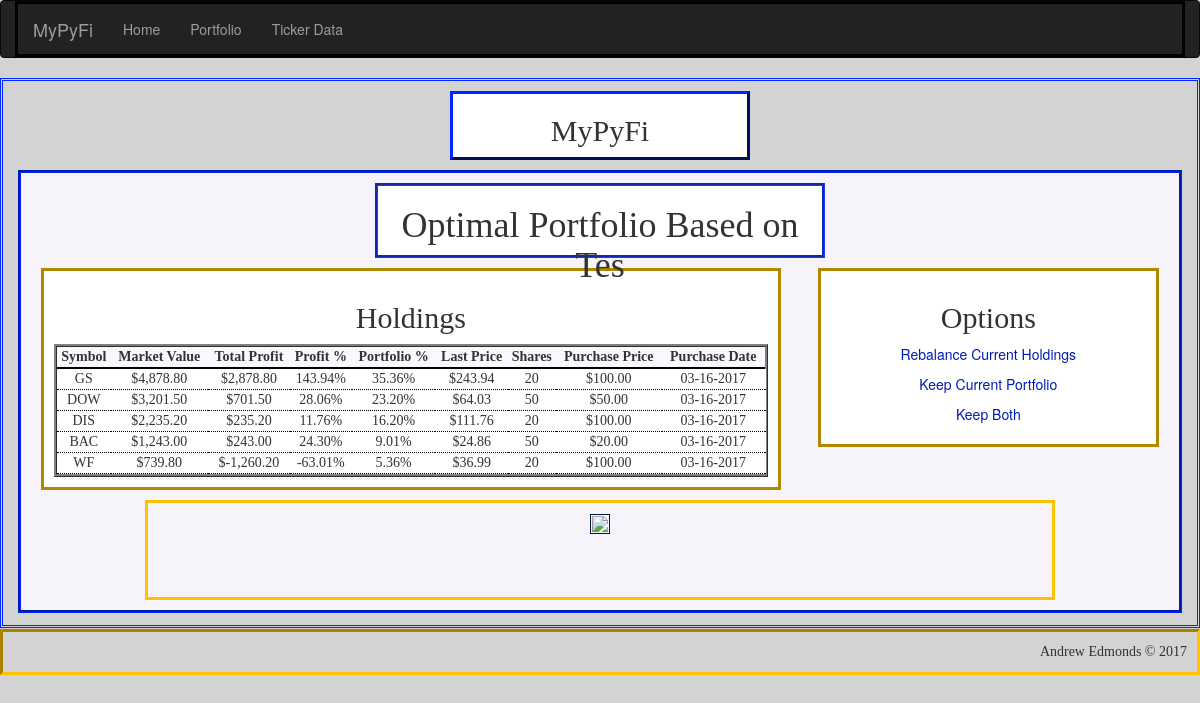
The page /portfolio/Testing/optimized on the database its author committed.
### app/models.py (models this page shows, shortened)
class Holding(db.Model):
    __tablename__ = 'holdings'
    id = db.Column(db.Integer, primary_key=True, autoincrement=True)
    symbol = db.Column(db.String(6))            # stock symbol
    shares = db.Column(db.Integer)              # number of shares held
    market_value = db.Column(db.Float)          # market value of holding
    purch_date = db.Column(db.Date)             # date holding was purchased
    purch_price = db.Column(db.Float)           # share price on purchase date
    last_price = db.Column(db.Float)            # most recent price from pandas_dataframe module
    total_profit = db.Column(db.Float)          # total profits of holding ($)
    profit_percent = db.Column(db.Float)        # percent profit based on initial amount invested
    portfolio_percent = db.Column(db.Float)     # percent holding makes up of overall portfolio
    last_updated = db.Column(db.String)         # date holding's last_price attribute was updated
    portfolio_id = db.Column(db.Integer, db.ForeignKey('portfolios.id'))
    def update_last_price(self):
        import datetime as dt
        if not self.last_updated == str(dt.date.today()):
            from pandas_datareader import data as web
            self.last_price = round(web.DataReader(self.symbol, 'yahoo')['Adj Close'].iloc[-1], 2)
            self.last_updated = str(dt.date.today())
        db.session.add(self)
    def update_market_value(self):
        self.market_value = self.shares * self.last_price
        db.session.add(self)
    def update_profit(self):
        self.total_profit = round(self.shares * (self.last_price - self.purch_price), 2)
        self.profit_percent = round(self.last_price / self.purch_price - 1, 4)
        db.session.add(self)
    def update_portfolio_percentage(self):
        self.portfolio_percent = round(self.market_value / Portfolio.query.filter_by(id=self.portfolio_id).first().market_value,4)
        db.session.add(self)
    def update(self):
        self.update_last_price()
        self.update_market_value()
        self.update_portfolio_percentage()
        self.update_profit()
        db.session.commit()

### app/main/views.py (the view)
@main.route('/portfolio/<name>/optimized', methods=['GET', 'POST'])
def portfolio_optimized(name):
    portfolio = Portfolio.query.filter_by(name=name).first()
    if portfolio is None:
        abort(404)
    portfolio.update()
    holding_data = portfolio.holdings.order_by(Holding.portfolio_percent.desc()).all()
    return render_template('portfolio/optimal/portfolio_optimized.html', name=name, holding_data=holding_data)

### app/models.py (called while the page is built)
    def update_market_value(self):
        self.market_value = 0
        self.invested = 0
        self.market_value += self.cash
        for holding in self.holdings:
            self.market_value += (holding.shares * holding.last_price)
            self.invested += (holding.shares * holding.purch_price)
            holding.update_portfolio_percentage()
        db.session.add(self)

    def update_profit(self):
        self.total_profit = self.market_value - self.invested - self.cash
        if self.invested:
            self.profit_percent = round(self.total_profit / self.invested, 4)
        else:
            self.profit_percent = 0
        db.session.add(self)

    def update_holding_count(self):
        self.num_holdings = Holding.query.filter_by(portfolio_id=self.id).count()
        db.session.add(self)

    def update(self):
        for holding in self.holdings:
            holding.update()
        self.update_market_value()
        self.update_profit()
        self.update_holding_count()
        for holding in self.holdings:
            holding.update_portfolio_percentage()
            if holding.shares == 0:
                db.session.delete(holding)
        db.session.commit()

### app/templates/portfolio/optimal/portfolio_optimized.html (shortened to what this page needs)
{% extends "base-detailed.html" %}
{% import "bootstrap/wtf.html" as wtf %}
{% block page_title %}
<h2>
    <center>MyPyFi</center>
</h2>
{% endblock %}
{% block main_title %}
<h1>Optimal Portfolio Based on {{ name[:-4] }}</h1>
{% endblock %}
{% block main_focus %}
{% if not holding_data|count > 0 %}
<h1>
    <center>No Holdings Found!</center>
</h1>
<p>
<center>There are no holdings saved in the portfolio {{ name }}</center></p>
{% else %}
<h2>
    <center>Holdings</center>
</h2>
<table style="width:100%" id="portfolio_table">
    <tr>
        <th>
            <center>Symbol</center>
        </th>
        <th>
            <center>Market Value</center>
        </th>
        <th>
            <center>Total Profit</center>
        </th>
        <th>
            <center>Profit %</center>
        </th>
        <th>
            <center>Portfolio %</center>
        </th>
        <th>
            <center>Last Price</center>
        </th>
        <th>
            <center>Shares</center>
        </th>
        <th>
            <center>Purchase Price</center>
        </th>
        <th>
            <center>Purchase Date</center>
        </th>
    </tr>
    {% for holding in holding_data %}
    <tr>
        <td>
            <center>{{ holding["symbol"] | upper }}</center>
        </td>
        <td>
            <center>{{ "${:,.2f}".format(holding["last_price"]*holding["shares"]) }}</center>
        </td>
        <td>
            <center>{{ "${:,.2f}".format(holding["total_profit"]) }}</center>
        </td>
        <td>
            <center>{{ "{0:.2f}%".format(holding["profit_percent"]*100) }}</center>
        </td>
        <td>
            <center>{{ "{0:.2f}%".format(holding["portfolio_percent"]*100) }}</center>
        </td>
        <td>
            <center>{{ "${:,.2f}".format(holding["last_price"]) }}</center>
        </td>
        <td>
            <center>{{ holding["shares"] }}</center>
        </td>
        <td>
            <center>{{ "${:,.2f}".format(holding["purch_price"]) }}</center>
        </td>
        <td>
            <center>{{ "{:%m-%d-%Y}".format(holding["purch_date"]) }}</center>
        </td>
    </tr>
    {% endfor %}
</table>
{% endif %}
{% endblock %}
{% block main_options %}
{% if not holding_data|count > 0 %}
<h1>
    <center>No Holdings Found!</center>
</h1>
<p>
<center>There are no holdings saved in the portfolio {{ name }}</center></p>
{% else %}
<h2>
    <center>Options</center>
</h2>
<div style="text-align:center">
    <a class="button" href="{{ url_for('main.portfolio_optimized_rebalance',name=name) }}">Rebalance Current
        Holdings</a>
    <a class="button" href="{{ url_for('main.portfolio_optimized_revert',name=name) }}">Keep Current Portfolio</a>
    <a class="button" href="{{ url_for('main.portfolio_main') }}">Keep Both</a>
</div>
{% endif %}
{% endblock %}
{% block verbage %}
<img src="{{ url_for('static',filename='optimized_portfolio.png') }}">
{% endblock %}

### app/static/css/style_main.css (style rules this page uses)
body { background-color: lightgray; }
#main h2 { font-family: "Palatino Linotype"; }
#main th { font-family: "Bitstream Vera Sans Mono"; border-bottom: 2pt solid black; }
#portfolio_table { border-collapse: separate; border-style: ridge; background-color: #F4F1F7; }
#main-focus th { background-color: ghostwhite; }
#main-focus td { font-family: "Felix Titling"; border-bottom: 1pt dotted black; background-color: white; }
.button { background-color: white; color: #001BB2; border: thin; text-align: center; text-decoration: none; display: inline-block; cursor: pointer; }
img { padding:1px; border:1px solid #021a40; }

### rows shown on the page
Holding: symbol "GS", holding['last_price']*holding['shares'] "$4,878.80", total_profit "$2,878.80", holding['profit_percent']*100 "143.94%", holding['portfolio_percent']*100 "35.36%", last_price "$243.94", shares "20", purch_price "$100.00", purch_date "03-16-2017"
Holding: symbol "DOW", holding['last_price']*holding['shares'] "$3,201.50", total_profit "$701.50", holding['profit_percent']*100 "28.06%", holding['portfolio_percent']*100 "23.20%", last_price "$64.03", shares "50", purch_price "$50.00", purch_date "03-16-2017"
Holding: symbol "DIS", holding['last_price']*holding['shares'] "$2,235.20", total_profit "$235.20", holding['profit_percent']*100 "11.76%", holding['portfolio_percent']*100 "16.20%", last_price "$111.76", shares "20", purch_price "$100.00", purch_date "03-16-2017"
Holding: symbol "BAC", holding['last_price']*holding['shares'] "$1,243.00", total_profit "$243.00", holding['profit_percent']*100 "24.30%", holding['portfolio_percent']*100 "9.01%", last_price "$24.86", shares "50", purch_price "$20.00", purch_date "03-16-2017"
Holding: symbol "WF", holding['last_price']*holding['shares'] "$739.80", total_profit "$-1,260.20", holding['profit_percent']*100 "-63.01%", holding['portfolio_percent']*100 "5.36%", last_price "$36.99", shares "20", purch_price "$100.00", purch_date "03-16-2017"

### other values the page prints
{{ name[:-4] }} "Tes"
